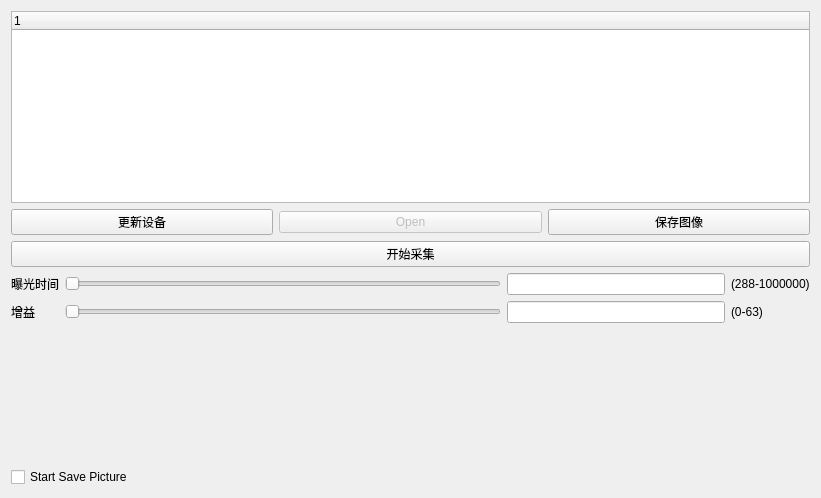
<?xml version="1.0" encoding="UTF-8"?>
<ui version="4.0">
 <class>MainWindow</class>
 <widget class="QMainWindow" name="MainWindow">
  <property name="geometry">
   <rect>
    <x>0</x>
    <y>0</y>
    <width>821</width>
    <height>498</height>
   </rect>
  </property>
  <property name="windowTitle">
   <string>MainWindow</string>
  </property>
  <widget class="QWidget" name="centralWidget">
   <layout class="QHBoxLayout" name="horizontalLayout_2" stretch="8,2">
    <item>
     <layout class="QHBoxLayout" name="lay_stream">
      <property name="spacing">
       <number>0</number>
      </property>
     </layout>
    </item>
    <item>
     <layout class="QVBoxLayout" name="verticalLayout" stretch="0,0,0,1,0,0">
      <item>
       <widget class="QTreeWidget" name="tree_device">
        <column>
         <property name="text">
          <string notr="true">1</string>
         </property>
        </column>
       </widget>
      </item>
      <item>
       <layout class="QHBoxLayout" name="horizontalLayout">
        <item>
         <widget class="QPushButton" name="btn_Scan">
          <property name="text">
           <string>更新设备</string>
          </property>
         </widget>
        </item>
        <item>
         <widget class="QPushButton" name="btn_OpenCamera">
          <property name="enabled">
           <bool>false</bool>
          </property>
          <property name="text">
           <string>Open</string>
          </property>
          <property name="checkable">
           <bool>true</bool>
          </property>
         </widget>
        </item>
        <item>
         <widget class="QPushButton" name="btn_SaveImg">
          <property name="text">
           <string>保存图像</string>
          </property>
         </widget>
        </item>
       </layout>
      </item>
      <item>
       <widget class="QPushButton" name="btn_Capture">
        <property name="text">
         <string>开始采集</string>
        </property>
       </widget>
      </item>
      <item>
       <layout class="QGridLayout" name="gridLayout_2" columnstretch="0,4,2,0" columnminimumwidth="0,4,2,0">
        <item row="1" column="1">
         <widget class="QSlider" name="hsd_gain">
          <property name="minimum">
           <number>1</number>
          </property>
          <property name="orientation">
           <enum>Qt::Horizontal</enum>
          </property>
         </widget>
        </item>
        <item row="0" column="3">
         <widget class="QLabel" name="label">
          <property name="text">
           <string>(288-1000000)</string>
          </property>
         </widget>
        </item>
        <item row="0" column="0">
         <widget class="QLabel" name="label_2">
          <property name="text">
           <string>曝光时间</string>
          </property>
         </widget>
        </item>
        <item row="0" column="1">
         <widget class="QSlider" name="horizontalSlider">
          <property name="minimum">
           <number>228</number>
          </property>
          <property name="maximum">
           <number>1000000</number>
          </property>
          <property name="orientation">
           <enum>Qt::Horizontal</enum>
          </property>
         </widget>
        </item>
        <item row="1" column="3">
         <widget class="QLabel" name="label_4">
          <property name="text">
           <string>(0-63)</string>
          </property>
         </widget>
        </item>
        <item row="1" column="0">
         <widget class="QLabel" name="label_3">
          <property name="text">
           <string>增益</string>
          </property>
         </widget>
        </item>
        <item row="0" column="2">
         <widget class="QLineEdit" name="lEd_exp"/>
        </item>
        <item row="1" column="2">
         <widget class="QLineEdit" name="lEd_gain"/>
        </item>
       </layout>
      </item>
      <item>
       <spacer name="verticalSpacer">
        <property name="orientation">
         <enum>Qt::Vertical</enum>
        </property>
        <property name="sizeHint" stdset="0">
         <size>
          <width>20</width>
          <height>40</height>
         </size>
        </property>
       </spacer>
      </item>
      <item>
       <widget class="QCheckBox" name="checkBox">
        <property name="text">
         <string>Start Save Picture</string>
        </property>
       </widget>
      </item>
     </layout>
    </item>
   </layout>
  </widget>
 </widget>
 <layoutdefault spacing="6" margin="11"/>
 <resources/>
 <connections/>
</ui>
